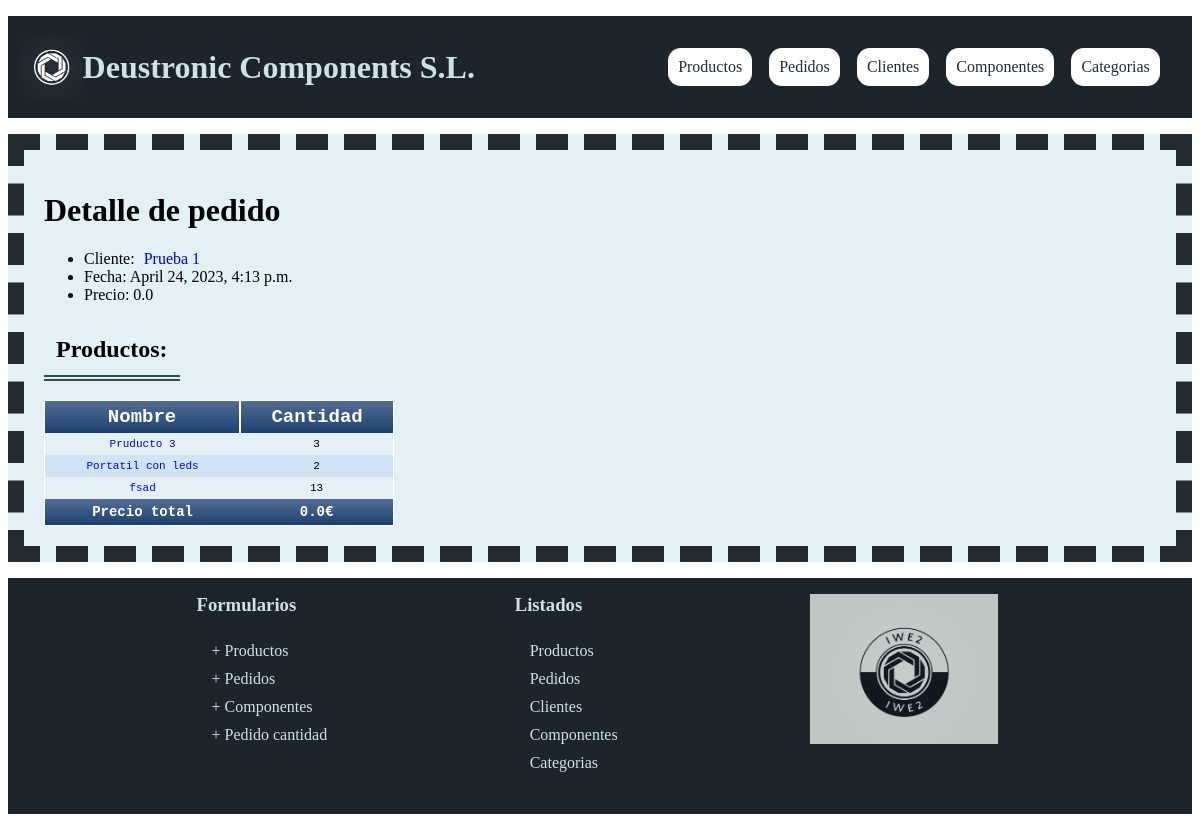
The app's page /appProyecto/pedidos/1, older data.
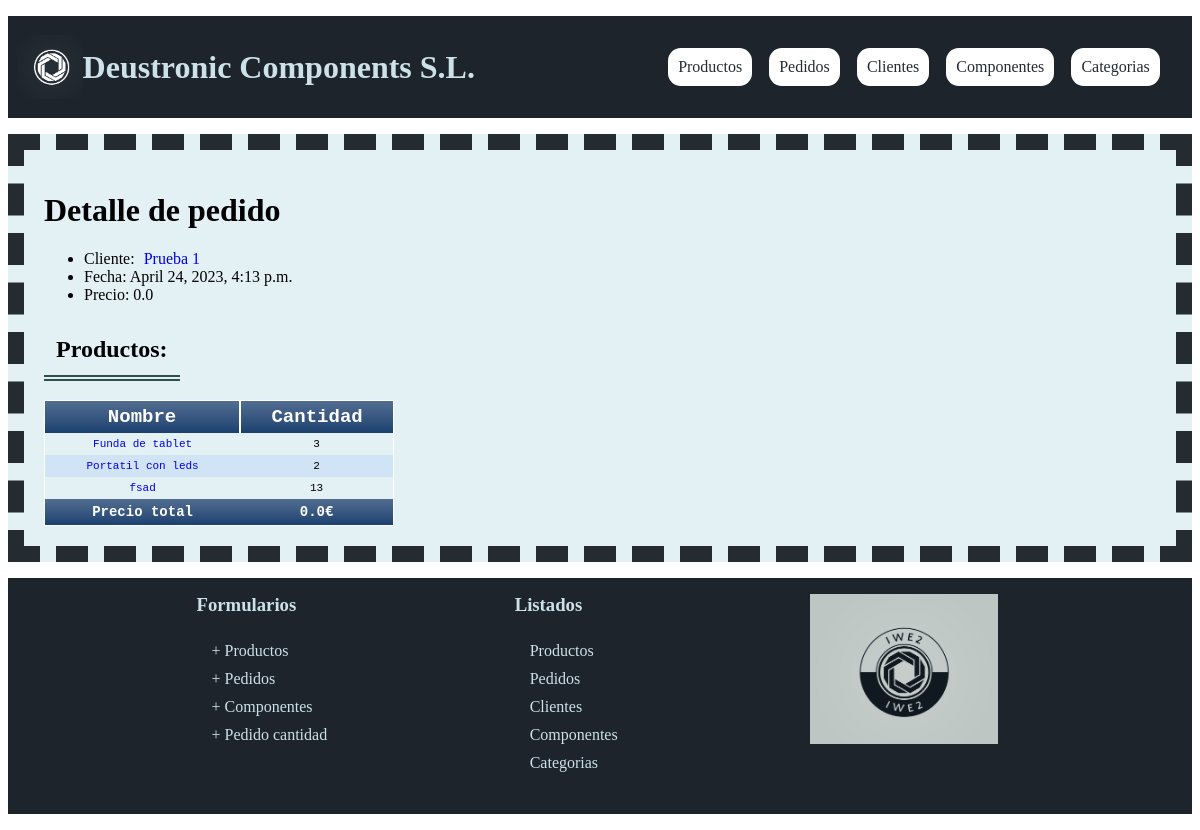
The same page, newer data.
### appProyecto/models.py (models this page shows, shortened)
class Cantidad(models.Model):
    id_producto = models.ForeignKey(Producto, on_delete=models.CASCADE)
    id_pedido = models.ForeignKey(Pedido, on_delete=models.CASCADE)
    n_producto = models.IntegerField(default=1)
    class Meta:
        unique_together = (('id_producto', 'id_pedido'),)

class Producto(models.Model):
    precio = models.FloatField(default=0)
    nombre = models.CharField(max_length=200)
    descripcion = models.CharField(max_length=1000)
    categoria = models.ForeignKey(Categoria, on_delete=models.CASCADE)
    componente = models.ManyToManyField(Componente, through="Elemento")

### appProyecto/views.py (the view)
# urls.py: path('pedidos/<int:pk>',  views.PedidoDetailView.as_view(),
class PedidoDetailView(DetailView):
    model = Pedido

### appProyecto/models.py (called while the page is built)
    def __str__(self):
        return self.nombre

### appProyecto/templates/appProyecto/pedido_detail.html (shortened to what this page needs)
{% extends "base.html" %}
{% block contenido %}
  <h1>Detalle de pedido</h1>
  <ul>
    <li>
      Cliente:<a href="{% url 'detalle cliente' pedido.id_cliente.pk %}">
      {{ pedido.id_cliente }}
  </a>
    </li>
  <li>Fecha: {{ pedido.fecha }}</li>
  <li>Precio: {{ pedido.precio }}</li>
  </ul>
  <h2>Productos:</h2>
  <table class="paleBlueRows">
    <thead>
      <tr>
        <th>Nombre</th>
        <th>Cantidad</th>
      </tr>
    </thead>
    <tbody>
     {% for cantidad in pedido.cantidad_set.all %}
      <tr>
        <td>
          <a href="{% url 'detalle producto' cantidad.id_producto.pk %}">
            {{ cantidad.id_producto.nombre }}
          </a>
        </td>
        <td>{{ cantidad.n_producto }}</td>
      </tr>
      {% endfor %}
    </tbody>
    <tfoot>
      <tr>
        <td>Precio total</td>
        <td>{{pedido.precio}}€</td>
      </tr>
    </tfoot>
  </table>
{% endblock %}

Row changes from the older to the newer data that the page shows:
changed through a linked row, Cantidad: id_producto.nombre "Pruducto 3" → "Funda de tablet"
